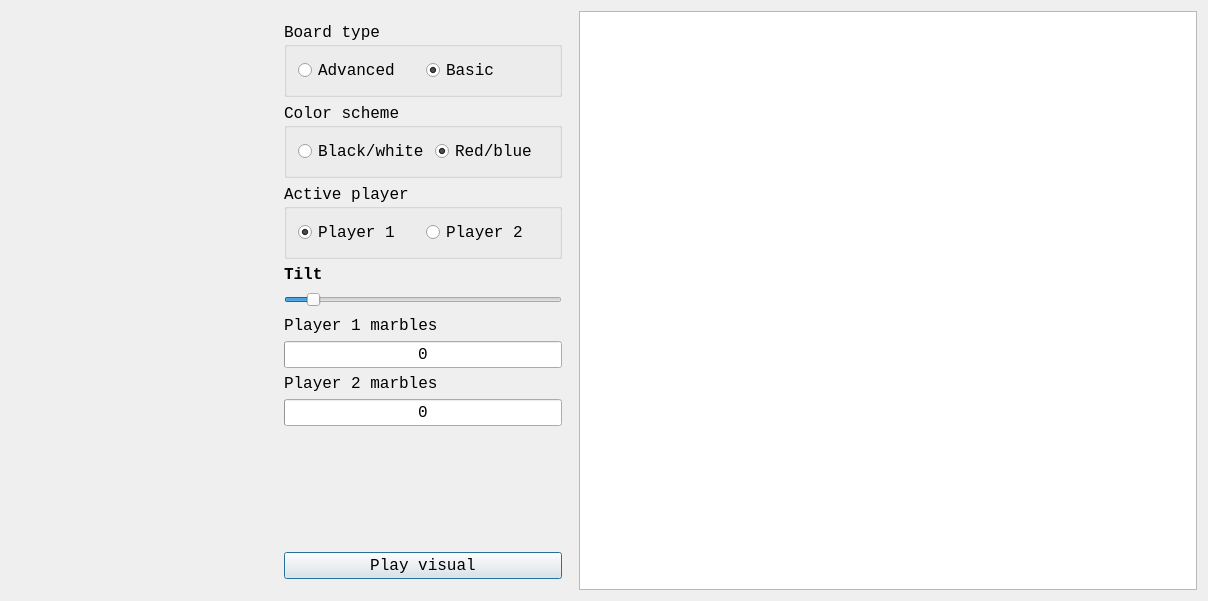
<?xml version="1.0" encoding="UTF-8"?>
<ui version="4.0">
 <class>QtTestPylosTestBoardDialog</class>
 <widget class="QDialog" name="QtTestPylosTestBoardDialog">
  <property name="geometry">
   <rect>
    <x>0</x>
    <y>0</y>
    <width>1208</width>
    <height>601</height>
   </rect>
  </property>
  <property name="font">
   <font>
    <family>Courier New</family>
    <pointsize>12</pointsize>
   </font>
  </property>
  <property name="focusPolicy">
   <enum>Qt::WheelFocus</enum>
  </property>
  <property name="windowTitle">
   <string>TestPylos</string>
  </property>
  <property name="windowIcon">
   <iconset resource="TestPylos.qrc">
    <normaloff>:/images/R.png</normaloff>:/images/R.png</iconset>
  </property>
  <property name="styleSheet">
   <string notr="true"/>
  </property>
  <layout class="QHBoxLayout" name="horizontalLayout">
   <item>
    <widget class="QWidget" name="widget_pylos" native="true">
     <property name="minimumSize">
      <size>
       <width>256</width>
       <height>256</height>
      </size>
     </property>
     <property name="maximumSize">
      <size>
       <width>256</width>
       <height>256</height>
      </size>
     </property>
     <layout class="QGridLayout" name="gridLayout_2">
      <item row="0" column="0">
       <layout class="QGridLayout" name="widget_pylos_layout">
        <property name="rightMargin">
         <number>0</number>
        </property>
        <property name="spacing">
         <number>0</number>
        </property>
       </layout>
      </item>
     </layout>
    </widget>
   </item>
   <item>
    <widget class="QWidget" name="widget_options" native="true">
     <property name="sizePolicy">
      <sizepolicy hsizetype="Preferred" vsizetype="Preferred">
       <horstretch>0</horstretch>
       <verstretch>0</verstretch>
      </sizepolicy>
     </property>
     <property name="maximumSize">
      <size>
       <width>300</width>
       <height>16777215</height>
      </size>
     </property>
     <layout class="QVBoxLayout" name="verticalLayout_3">
      <item>
       <widget class="QGroupBox" name="box_game_type">
        <property name="enabled">
         <bool>true</bool>
        </property>
        <property name="sizePolicy">
         <sizepolicy hsizetype="Preferred" vsizetype="Maximum">
          <horstretch>0</horstretch>
          <verstretch>0</verstretch>
         </sizepolicy>
        </property>
        <property name="toolTip">
         <string>Sets the board type</string>
        </property>
        <property name="title">
         <string>Board type</string>
        </property>
        <layout class="QHBoxLayout" name="horizontalLayout_3">
         <item>
          <widget class="QRadioButton" name="radio_advanced">
           <property name="toolTip">
            <string>Starts an advanced game</string>
           </property>
           <property name="text">
            <string>Advanced</string>
           </property>
          </widget>
         </item>
         <item>
          <widget class="QRadioButton" name="radio_basic">
           <property name="toolTip">
            <string>Starts a basic game</string>
           </property>
           <property name="text">
            <string>Basic</string>
           </property>
           <property name="checked">
            <bool>true</bool>
           </property>
          </widget>
         </item>
        </layout>
       </widget>
      </item>
      <item>
       <widget class="QGroupBox" name="box_color_scheme">
        <property name="sizePolicy">
         <sizepolicy hsizetype="Preferred" vsizetype="Maximum">
          <horstretch>0</horstretch>
          <verstretch>0</verstretch>
         </sizepolicy>
        </property>
        <property name="toolTip">
         <string>Sets the color scheme</string>
        </property>
        <property name="title">
         <string>Color scheme</string>
        </property>
        <layout class="QHBoxLayout" name="horizontalLayout_2">
         <item>
          <widget class="QRadioButton" name="radio_bw">
           <property name="toolTip">
            <string>Use the black and white color scheme</string>
           </property>
           <property name="text">
            <string>Black/white</string>
           </property>
          </widget>
         </item>
         <item>
          <widget class="QRadioButton" name="radio_rb">
           <property name="toolTip">
            <string>Use the red and blue color scheme</string>
           </property>
           <property name="text">
            <string>Red/blue</string>
           </property>
           <property name="checked">
            <bool>true</bool>
           </property>
          </widget>
         </item>
        </layout>
       </widget>
      </item>
      <item>
       <widget class="QGroupBox" name="box_player">
        <property name="sizePolicy">
         <sizepolicy hsizetype="Preferred" vsizetype="Preferred">
          <horstretch>0</horstretch>
          <verstretch>0</verstretch>
         </sizepolicy>
        </property>
        <property name="toolTip">
         <string>Sets the active player</string>
        </property>
        <property name="title">
         <string>Active player</string>
        </property>
        <layout class="QHBoxLayout" name="horizontalLayout_4">
         <item>
          <widget class="QRadioButton" name="radio_set_player1">
           <property name="toolTip">
            <string>Sets player 1 as the active player</string>
           </property>
           <property name="text">
            <string>Player 1</string>
           </property>
           <property name="checked">
            <bool>true</bool>
           </property>
          </widget>
         </item>
         <item>
          <widget class="QRadioButton" name="radio_set_player2">
           <property name="toolTip">
            <string>Sets player 2 to the active player</string>
           </property>
           <property name="text">
            <string>Player 2</string>
           </property>
          </widget>
         </item>
        </layout>
       </widget>
      </item>
      <item>
       <widget class="QLabel" name="label_tilt">
        <property name="toolTip">
         <string>The tilt of the board</string>
        </property>
        <property name="text">
         <string>&lt;html&gt;&lt;head/&gt;&lt;body&gt;&lt;p&gt;&lt;span style=&quot; font-weight:600;&quot;&gt;Tilt&lt;/span&gt;&lt;/p&gt;&lt;/body&gt;&lt;/html&gt;</string>
        </property>
       </widget>
      </item>
      <item>
       <widget class="QSlider" name="slider_tilt">
        <property name="minimumSize">
         <size>
          <width>0</width>
          <height>20</height>
         </size>
        </property>
        <property name="maximum">
         <number>360</number>
        </property>
        <property name="value">
         <number>30</number>
        </property>
        <property name="orientation">
         <enum>Qt::Horizontal</enum>
        </property>
       </widget>
      </item>
      <item>
       <widget class="QLabel" name="label_nmarbles_1">
        <property name="toolTip">
         <string>Number of marbles player 1 has on the board</string>
        </property>
        <property name="text">
         <string>Player 1 marbles</string>
        </property>
       </widget>
      </item>
      <item>
       <widget class="QProgressBar" name="bar1">
        <property name="toolTip">
         <string>&lt;html&gt;&lt;head/&gt;&lt;body&gt;&lt;p&gt;Note: this value can exceed 15&lt;/p&gt;&lt;/body&gt;&lt;/html&gt;</string>
        </property>
        <property name="maximum">
         <number>30</number>
        </property>
        <property name="value">
         <number>0</number>
        </property>
        <property name="format">
         <string>%v</string>
        </property>
       </widget>
      </item>
      <item>
       <widget class="QLabel" name="label_nmarbles_2">
        <property name="toolTip">
         <string>Number of marbles player 2 has on the board</string>
        </property>
        <property name="text">
         <string>Player 2 marbles</string>
        </property>
       </widget>
      </item>
      <item>
       <widget class="QProgressBar" name="bar2">
        <property name="toolTip">
         <string>&lt;html&gt;&lt;head/&gt;&lt;body&gt;&lt;p&gt;Note: this value can exceed 15&lt;/p&gt;&lt;/body&gt;&lt;/html&gt;</string>
        </property>
        <property name="maximum">
         <number>30</number>
        </property>
        <property name="value">
         <number>0</number>
        </property>
        <property name="format">
         <string>%v</string>
        </property>
       </widget>
      </item>
      <item>
       <spacer name="verticalSpacer">
        <property name="orientation">
         <enum>Qt::Vertical</enum>
        </property>
        <property name="sizeHint" stdset="0">
         <size>
          <width>20</width>
          <height>40</height>
         </size>
        </property>
       </spacer>
      </item>
      <item>
       <widget class="QPushButton" name="button_play_visual">
        <property name="toolTip">
         <string>&lt;html&gt;&lt;head/&gt;&lt;body&gt;&lt;p&gt;Plays a game by randomly clicking on the widget&lt;/p&gt;&lt;/body&gt;&lt;/html&gt;</string>
        </property>
        <property name="text">
         <string>Play visual</string>
        </property>
       </widget>
      </item>
     </layout>
    </widget>
   </item>
   <item>
    <widget class="QPlainTextEdit" name="text_log">
     <property name="readOnly">
      <bool>true</bool>
     </property>
    </widget>
   </item>
  </layout>
 </widget>
 <layoutdefault spacing="6" margin="11"/>
 <resources>
  <include location="TestPylos.qrc"/>
 </resources>
 <connections/>
</ui>
